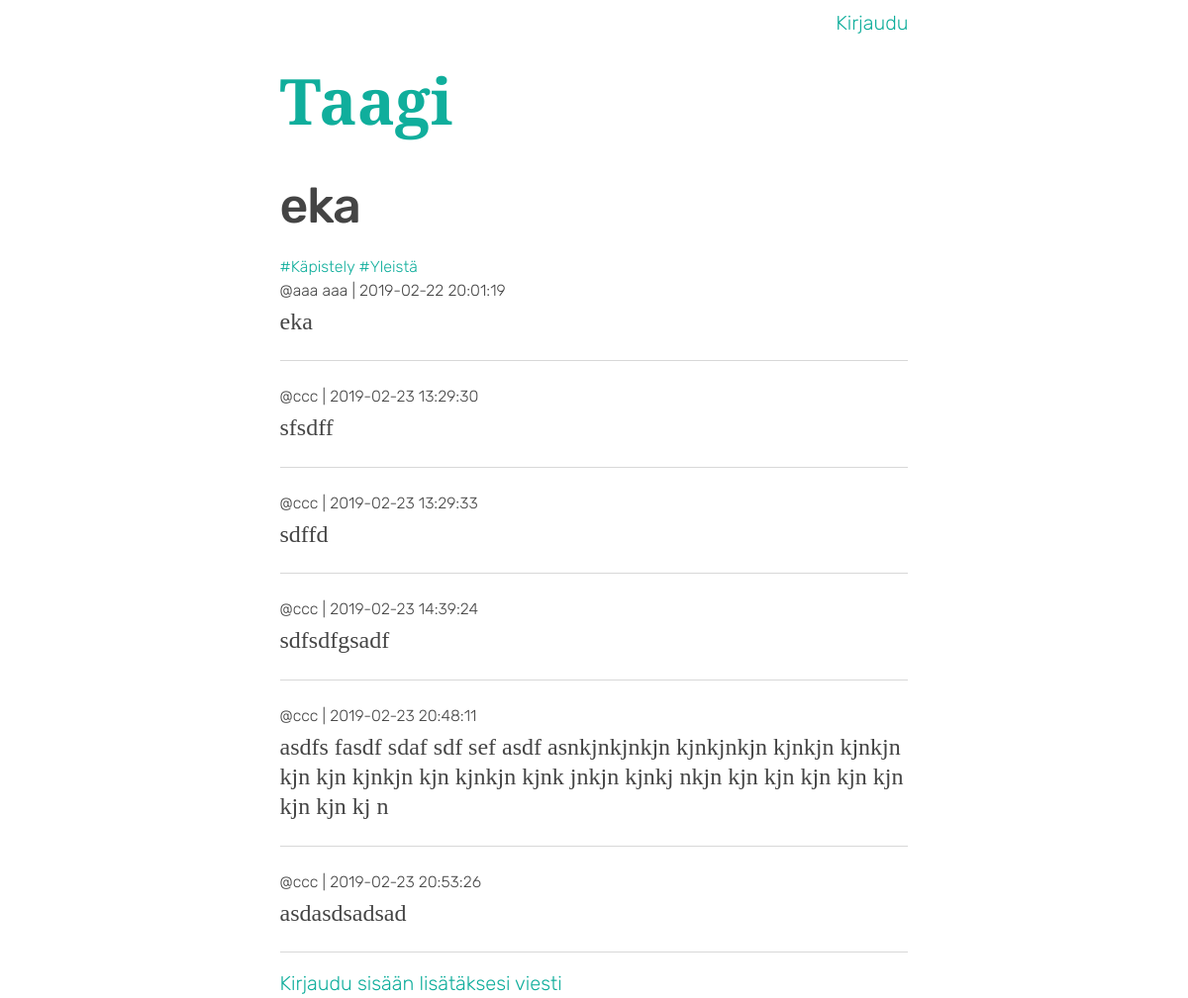
/viesti/1, run on the app's committed database.
### application/viestit/models.py (models this page shows, shortened)
class Viesti(Base):
    __tablename__ = 'viesti'
    id = db.Column(db.Integer, primary_key=True)
    otsikko = db.Column(db.String(144), nullable=True)
    sisalto = db.Column(db.String(2048), nullable=False)
    kayttaja_id = db.Column(db.Integer, db.ForeignKey('kayttaja.id'),
                            nullable=False)
    vastaus_idlle = db.Column(db.Integer, nullable=True)
    tagit = db.relationship('Tagitus', backref='tagit', lazy=True)

### application/tagit/models.py (models this page shows, shortened)
class Tagi(Base):
    __tablename__ = 'tagi'
    id = db.Column(db.Integer, primary_key=True)
    nimi = db.Column(db.String(40), nullable=False)
    viestit = db.relationship("Tagitus", backref="tagi")
    seuraajat = db.relationship("Seuratut", backref="tagi")

### application/auktorisointi/models.py (models this page shows, shortened)
class Kayttaja(Base):
    __tablename__ = "kayttaja"
    id = db.Column(db.Integer, primary_key=True)
    kayttajanimi = db.Column(db.String(144), nullable=False)
    salasana = db.Column(db.String(144), nullable=False)
    yllapitaja = db.Column(db.Boolean, nullable=False)
    viestit = db.relationship("Viesti", backref='kayttaja', lazy=True)
    viestit = db.relationship("Seuratut", backref="kayttaja")

### application/viestit/views.py (the view)
@app.route("/viesti/<viesti_id>")
def viesti(viesti_id):
    stmt=text(" SELECT DISTINCT tagi.id, tagi.nimi FROM tagitus, tagi "
              " WHERE tagitus.viesti_id = :viesti_id "
              " AND tagi.id = tagitus.tagi_id ").params(viesti_id=viesti_id)
    res1 = db.engine.execute(stmt)
    tagit = []
    for row in res1:
        tagit.append({"id":row[0], "nimi":row[1]})
    viesti = Viesti.query.get(viesti_id)
    stmt=text(" SELECT kayttaja.kayttajanimi FROM kayttaja "
              " WHERE kayttaja.id = :kayttaja_id " ).params(kayttaja_id=viesti.kayttaja_id)
    kayttaja=db.engine.execute(stmt).fetchone()
    stmt=text(" SELECT * FROM viesti, kayttaja  "
              " WHERE viesti.kayttaja_id = kayttaja.id "
              " AND viesti.vastaus_idlle = :id").params(id=viesti.id)
    res2 = db.engine.execute(stmt)
    vastaukset = []
    for row in res2:
        vastaukset.append({"luotu":row[0], "id":row[1], "sisalto":row[3], "kayttajanimi":row[8]})
    form = VastausForm()
    return render_template("viestit/viesti.html",
        viesti=viesti,
        tagit=tagit,
        kayttaja=kayttaja,
        vastaukset=vastaukset,
        form=form,
    )

### application/templates/viestit/viesti.html
{% extends "layout.html" %}
{% block body %}
{% include 'includes/header.html' %}
<h1>{{ viesti.otsikko }}</h1>
<p class="meta small">
    {% for tagi in tagit %}
        <a href="/tagi/{{tagi.id}}">#{{tagi.nimi}}</a>
    {% endfor %}
    <br>
    @{{ kayttaja.kayttajanimi }}
    | {{ viesti.luotu }}
</p>
<p class="sisalto"> {{viesti.sisalto}}</p>
<hr>
{% for vastaus in vastaukset %}
    <p class="meta small">
        @{{ vastaus.kayttajanimi }}
        | {{ vastaus.luotu }}
    </p>
    <p class="sisalto"> {{vastaus.sisalto}}</p>
    <hr>
{% endfor %}
{% if current_user.is_authenticated %}
    <form class="vastaus-form" method="POST" action="{{ url_for('vastaus_uusi', viesti_id=viesti.id) }}">
        <div class="form-group">
            {{ form.sisalto.label }}
            {{ form.sisalto(class_="form-control", rows='10') }}
        </div>
        {% if error is defined %}
        <div class="alert alert-primary" role="alert">
                {% for error in form.otsikko.errors %}
                    <p>{{ error }}</p>
                {% endfor %}
        </div>
        {% endif %}
        <button type="submit" value="Lisää uusi vastaus" class="btn btn-link float-right">Lähetä viesti</button>
    </form>
    {% if sanoma is defined %}
    <div class="alert alert-primary" role="alert">
        {{ sanoma }}
    </div>
    {% endif %}
{% else %}
    <a href="{{ url_for('kirjaudu') }}">Kirjaudu sisään lisätäksesi viesti</a>
{% endif %}
{% endblock %}

### application/templates/layout.html (shortened to what this page needs)
<!DOCTYPE html>
<html>
<head>
    <link rel="stylesheet" href="/static/css/bootstrap.css">
    <link rel="stylesheet" href="/static/css/styles.css">
</head>
</head>
<body>
    <div class="container site_wrapper">
        <div class="row justify-content-center">
            <div class="col-12 col-md-10 col-lg-8 col-xl-7">
                {% block body %}
                {% endblock %}
            </div>
        </div>
</body>
</html>

### application/templates/includes/header.html
{% block body %}
<header>
    <div class="row">
        <div class="col-12 ylanavi">
            {% if current_user.is_authenticated %}
            <p class="small"> Moi {{ current_user.kayttajanimi }} |
                <a href="{{ url_for('kayttaja') }}">omat asetukset</a> |
                {% if current_user.yllapitaja is sameas true %}
                    <a href="{{ url_for('yllapito') }}">Taagin hallinta</a> |
                {% endif %}
                <a href="{{ url_for('kirjaudupois') }}">kirjaudu ulos</a>
            </p>
            {% else %}
            <p><a href="{{ url_for('kirjaudu') }}">Kirjaudu</a></p>
            {% endif %}
        </div>
    </div>
    <a class="service_name" href="{{ url_for('index') }}">Taagi</a>
</header>
{% endblock %}

### application/static/css/styles.css (style rules this page uses)
h1 { letter-spacing: -1px; line-height: 3.25rem; }
header { margin-bottom: 2rem; }
.service_name { margin-top: .5rem; font-size: 4rem; font-family: "Alegreya", "Georgia", "Times", serif; font-weight: 700; }
.ylanavi { text-align: right; margin-top: 0.5rem; }
.meta { margin-top: 1.5rem; margin-bottom: 0.25rem; }
.sisalto { font-family: "Alegreya", "Georgia", "Times", serif; font-size: 1.5rem; line-height: 1.9rem; margin-bottom: 1.5rem; }

### data on the page
Viesti: otsikko "eka", luotu "2019-02-22 20:01:19", sisalto "eka"
Tagi: nimi "Käpistely"
Tagi: nimi "Yleistä"
Kayttaja: kayttajanimi "aaa aaa"
Viesti: kayttajanimi "ccc", luotu "2019-02-23 13:29:30", sisalto "sfsdff"
Viesti: kayttajanimi "ccc", luotu "2019-02-23 13:29:33", sisalto "sdffd"
Viesti: kayttajanimi "ccc", luotu "2019-02-23 14:39:24", sisalto "sdfsdfgsadf"
Viesti: kayttajanimi "ccc", luotu "2019-02-23 20:48:11", sisalto "asdfs fasdf sdaf sdf sef asdf asnkjnkjnkjn kjnkjnkjn kjnkjn kjnkjn kjn kjn kjnkjn kjn kjnkjn kjnk jnkjn kjnkj nkjn kjn kjn kjn kjn kjn kjn kjn kj n"
Viesti: kayttajanimi "ccc", luotu "2019-02-23 20:53:26", sisalto "asdasdsadsad"
